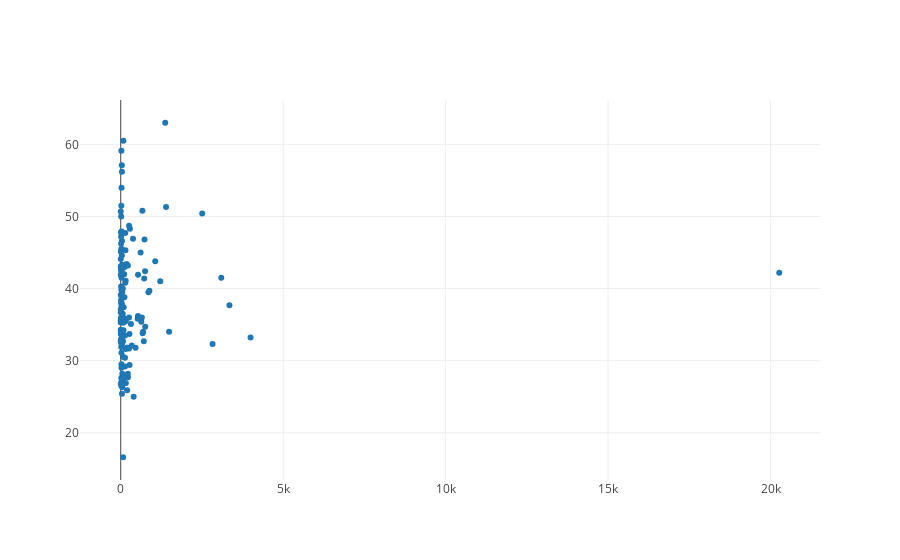
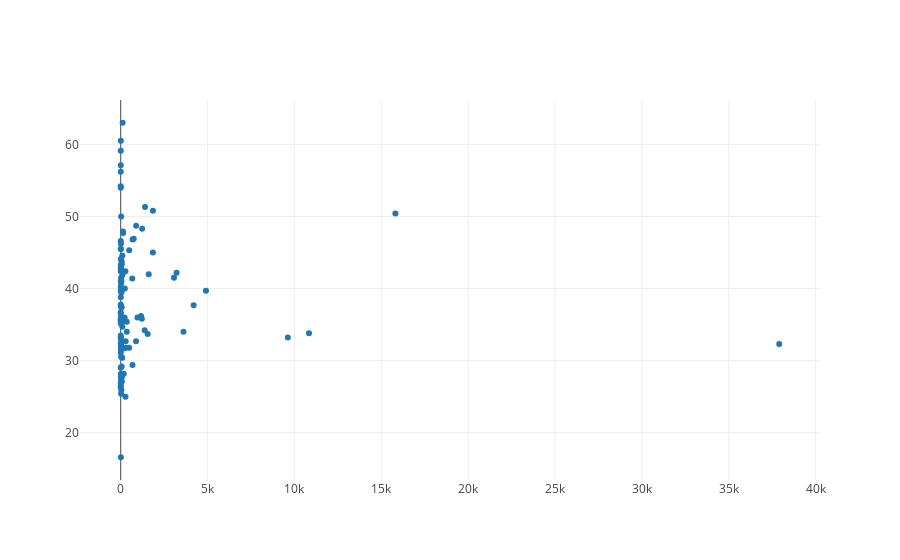
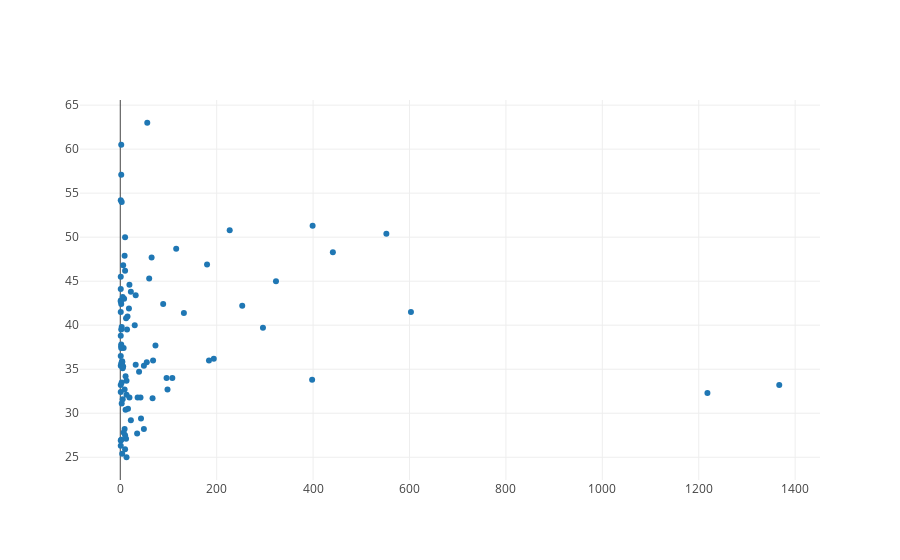

Source (notebook cell) for these figures, in order:
### Code cell
plot_all_entity(gini_data, 'counts', 'Gini')

### Figure 1 — Plotly figure (JSON) as saved in the notebook; plotly's stock layout.template omitted (floating-point values rounded to 4 significant figures; data arrays with more than 128 entries replaced by an {"elided": "..."} marker saying what was removed)
{"data": [{"mode": "markers", "text": {"elided": "141 str values"}, "type": "scatter", "uid": "5ec49394-5743-4fae-be8f-f43dbe93a6a8", "x": {"elided": "141 int values"}, "y": {"elided": "141 float values"}}], "layout": {}}

### Figure 2 — Plotly figure (JSON) as saved in the notebook; plotly's stock layout.template omitted (floating-point values rounded to 4 significant figures)
{"data": [{"mode": "markers", "text": ["Angola", "Albania", "Argentina", "Australia", "Austria", "Azerbaijan", "Belgium", "Bangladesh", "Bulgaria", "Belarus", "Bolivia", "Brazil", "Botswana", "Central African Republic", "Canada", "Switzerland", "Chile", "China", "Côte d'Ivoire", "Cameroon", "Colombia", "Costa Rica", "Cyprus", "Czech Republic", "Germany", "Djibouti", "Denmark", "Dominican Republic", "Ecuador", "Egypt", "Spain", "Estonia", "Finland", "France", "United Kingdom", "Georgia", "Ghana", "Greece", "Guatemala", "Honduras", "Croatia", "Haiti", "Hungary", "Indonesia", "India", "Ireland", "Iran", "Iceland", "Israel", "Italy", "Jamaica", "Jordan", "Japan", "Kazakhstan", "Kenya", "South Korea", "Lebanon", "Liberia", "Sri Lanka", "Lesotho", "Lithuania", "Luxembourg", "Latvia", "Morocco", "Moldova", "Mexico", "Macedonia", "Mali", "Malta", "Montenegro", "Mozambique", "Mauritius", "Malawi", "Malaysia", "Namibia", "Nigeria", "Nicaragua", "Netherlands", "Norway", "Pakistan", "Panama", "Peru", "Portugal", "Paraguay", "Romania", "Russia", "Sudan", "Senegal", "El Salvador", "Slovakia", "Slovenia", "Sweden", "Seychelles", "Syria", "Chad", "Thailand", "Tunisia", "Turkey", "Tanzania", "Uganda", "Ukraine", "Uruguay", "United States", "Uzbekistan", "Venezuela", "Viet Nam", "Vanuatu", "Samoa", "Yemen", "South Africa", "Zambia", "Zimbabwe"], "type": "scatter", "uid": "30d1e017-3ce5-47c9-a34d-1996ae2b6f28", "x": [10, 2, 270, 94, 24, 8, 59, 2, 50, 16, 95, 1399, 6, 1, 347, 37911, 140, 3213, 21, 1, 1854, 886, 3613, 34, 173, 1, 14, 486, 1852, 38, 1166, 880, 65, 285, 9619, 1, 3, 222, 1233, 24, 3, 8, 90, 28, 21, 322, 4, 15, 663, 346, 4, 1553, 24, 4, 25, 8, 486, 1, 3, 1, 33, 10840, 1380, 41, 2, 65, 2, 8, 676, 13, 3, 1217, 1, 36, 2, 21, 12, 177, 14, 3, 15811, 52, 243, 127, 7, 4197, 1, 3, 234, 1, 21, 55, 683, 4, 11, 963, 4, 101, 3, 1, 274, 4906, 3066, 5, 749, 7, 4, 1613, 1, 108, 2, 8], "y": [42.7, 29, 42.4, 34.7, 30.5, 16.6, 27.7, 32.4, 37.4, 27, 44.6, 51.3, 60.5, 56.2, 34, 32.3, 47.7, 42.2, 41.5, 46.6, 50.8, 48.7, 34, 25.9, 31.7, 44.1, 28.2, 45.3, 45, 31.8, 36.2, 32.7, 27.1, 32.7, 33.2, 36.5, 42.4, 36, 48.3, 50, 31.1, 41.1, 30.4, 39.5, 35.1, 31.8, 38.8, 27.8, 41.4, 35.4, 45.5, 33.7, 32.1, 26.9, 40.8, 31.6, 31.8, 33.2, 39.8, 54.2, 37.4, 33.8, 34.2, 39.5, 26.3, 43.4, 35.6, 33, 29.4, 31.9, 54, 35.8, 45.5, 41, 59.1, 43, 46.2, 28.2, 27.5, 33.5, 50.4, 43.8, 35.5, 47.9, 35.9, 37.7, 35.4, 40.3, 40, 26.5, 25.4, 29.2, 46.8, 35.8, 43.3, 36, 35.8, 41.9, 37.8, 42.8, 25, 39.7, 41.5, 35.3, 46.9, 35.3, 37.6, 42, 36.7, 63, 57.1, 43.2]}], "layout": {}}

### Figure 3 — Plotly figure (JSON) as saved in the notebook; plotly's stock layout.template omitted (floating-point values rounded to 4 significant figures)
{"data": [{"mode": "markers", "text": ["Angola", "Argentina", "Australia", "Austria", "Belgium", "Bangladesh", "Bulgaria", "Belarus", "Bolivia", "Brazil", "Botswana", "Canada", "Switzerland", "Chile", "China", "Côte d'Ivoire", "Colombia", "Costa Rica", "Cyprus", "Czech Republic", "Germany", "Djibouti", "Denmark", "Dominican Republic", "Ecuador", "Egypt", "Spain", "Estonia", "Finland", "France", "United Kingdom", "Georgia", "Ghana", "Greece", "Guatemala", "Honduras", "Croatia", "Hungary", "Indonesia", "India", "Ireland", "Iran", "Iceland", "Israel", "Italy", "Jordan", "Japan", "Kazakhstan", "Kenya", "South Korea", "Lebanon", "Liberia", "Sri Lanka", "Lesotho", "Lithuania", "Luxembourg", "Latvia", "Morocco", "Moldova", "Mexico", "Macedonia", "Malta", "Mozambique", "Mauritius", "Malawi", "Malaysia", "Nigeria", "Nicaragua", "Netherlands", "Norway", "Pakistan", "Panama", "Peru", "Portugal", "Paraguay", "Romania", "Russia", "Sudan", "El Salvador", "Slovenia", "Sweden", "Seychelles", "Syria", "Thailand", "Tunisia", "Turkey", "Tanzania", "Uganda", "Ukraine", "Uruguay", "United States", "Venezuela", "Viet Nam", "Vanuatu", "South Africa", "Zambia", "Zimbabwe"], "type": "scatter", "uid": "c7ddf57b-8fa8-42ac-ab24-3bcdae444082", "x": [1, 89, 39, 16, 35, 1, 7, 2, 19, 399, 2, 96, 1218, 65, 253, 1, 227, 116, 108, 10, 67, 1, 9, 60, 323, 19, 194, 9, 12, 98, 1367, 1, 2, 68, 441, 10, 3, 11, 14, 5, 36, 1, 7, 132, 49, 13, 13, 1, 12, 5, 42, 1, 3, 1, 2, 398, 11, 2, 1, 32, 2, 43, 3, 55, 1, 15, 8, 10, 49, 10, 3, 552, 22, 32, 9, 4, 73, 1, 30, 4, 22, 6, 4, 184, 3, 18, 2, 1, 13, 296, 603, 180, 6, 2, 56, 2, 5], "y": [42.7, 42.4, 34.7, 30.5, 27.7, 32.4, 37.4, 27, 44.6, 51.3, 60.5, 34, 32.3, 47.7, 42.2, 41.5, 50.8, 48.7, 34, 25.9, 31.7, 44.1, 28.2, 45.3, 45, 31.8, 36.2, 32.7, 27.1, 32.7, 33.2, 36.5, 42.4, 36, 48.3, 50, 31.1, 30.4, 39.5, 35.1, 31.8, 38.8, 27.8, 41.4, 35.4, 33.7, 32.1, 26.9, 40.8, 31.6, 31.8, 33.2, 39.8, 54.2, 37.4, 33.8, 34.2, 39.5, 26.3, 43.4, 35.6, 29.4, 54, 35.8, 45.5, 41, 43, 46.2, 28.2, 27.5, 33.5, 50.4, 43.8, 35.5, 47.9, 35.9, 37.7, 35.4, 40, 25.4, 29.2, 46.8, 35.8, 36, 35.8, 41.9, 37.8, 42.8, 25, 39.7, 41.5, 46.9, 35.3, 37.6, 63, 57.1, 43.2]}], "layout": {}}
